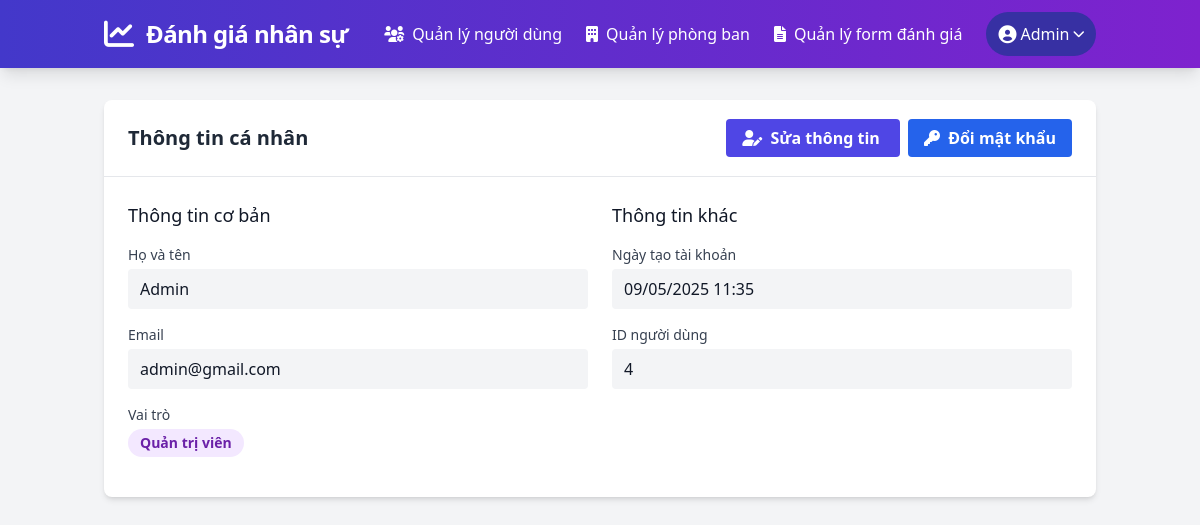
Page /profile (signed in) on the committed database.
### tables this page shows
CREATE TABLE `users` (
  `id` int NOT NULL,
  `name` varchar(100) NOT NULL,
  `email` varchar(100) NOT NULL,
  `password` varchar(255) NOT NULL,
  `role` enum('admin','nhan_vien','lanh_dao','giam_doc','pho_giam_doc') NOT NULL,
  `created_at` timestamp NULL DEFAULT CURRENT_TIMESTAMP
);

### app/controllers/ProfileController.php (called while the page is built, shortened)
<?php
class ProfileController extends \Core\Controller
{
    public function show()
    {
        $userId = Auth::user()['id'];
        $userModel = $this->model('User');
        $user = $userModel->getUserById($userId);
        $data = [
            'title' => 'Thông tin cá nhân',
            'user' => $user
        ];
        $this->view('profile/show', $data);
    }
}

### index.php (called while the page is built, shortened)
<?php
require_once 'core/Autoloader.php';
require_once 'config/config.php';
$app = new \Core\App();

### core/Autoloader.php (called while the page is built, shortened)
<?php
spl_autoload_register(function ($class) {
    $path = str_replace('\\', '/', $class);
    if (strpos($path, 'App/') === 0) {
        $path = substr($path, 4);
        $path = 'app/' . $path . '.php';
    } elseif (strpos($path, 'Core/') === 0) {
        $path = substr($path, 5);
        $path = 'core/' . $path . '.php';
        if (file_exists($path)) {
            return true;
        }
    }
    return false;
});

### config/config.php (called while the page is built, shortened)
<?php
$config = [
    'db_host' => 'localhost',
    'db_name' => 'job_danh_gia_nhan_su',
    'db_user' => 'root',
    'db_pass' => '',
    'site_name' => 'Đánh giá nhân sự',
    'base_url' => 'http://localhost/dgns/',
    'debug' => true
];

### core/Auth.php (called while the page is built, shortened)
<?php
class Auth
{
    public static function user()
    {
        return $_SESSION['user'] ?? null;
    }
}

### core/Model.php (called while the page is built, shortened)
<?php
class Model
{
    public function __construct()
    {
        global $config;
        try {
            $this->db = new \PDO(
                "mysql:host={$config['db_host']};dbname={$config['db_name']};charset=utf8",
                $config['db_user'],
                $config['db_pass'],
                [
                    \PDO::ATTR_ERRMODE => \PDO::ERRMODE_EXCEPTION,
                    \PDO::ATTR_DEFAULT_FETCH_MODE => \PDO::FETCH_ASSOC,
                    \PDO::ATTR_EMULATE_PREPARES => false
                ]
            );
        } catch (\PDOException $e) {
            die("Database connection failed: " . $e->getMessage());
        }
    }
}

### app/models/User.php (called while the page is built, shortened)
<?php
class User extends \Core\Model
{
    public function getUserById($id)
    {
        $stmt = $this->db->prepare("SELECT * FROM users WHERE id = :id");
        $stmt->execute(['id' => $id]);
        return $stmt->fetch();
    }
}

### app/views/profile/show.php (the view, shortened to what this page needs)
<div class="bg-white shadow-md rounded-lg overflow-hidden">
    <div class="flex justify-between items-center p-6 border-b">
        <h2 class="text-xl font-semibold text-gray-800">Thông tin cá nhân</h2>
        <div>
            <a href="<?= $GLOBALS['config']['base_url'] ?>profile/edit" class="bg-indigo-600 hover:bg-indigo-700 text-white font-bold py-2 px-4 rounded mr-2">
                <i class="fas fa-user-edit mr-1"></i> Sửa thông tin
            </a>
            <a href="<?= $GLOBALS['config']['base_url'] ?>profile/change-password" class="bg-blue-600 hover:bg-blue-700 text-white font-bold py-2 px-4 rounded">
                <i class="fas fa-key mr-1"></i> Đổi mật khẩu
            </a>
        </div>
    </div>
    <div class="p-6">
        <div class="grid grid-cols-1 md:grid-cols-2 gap-6">
            <div>
                <h3 class="text-lg font-medium text-gray-900 mb-4">Thông tin cơ bản</h3>
                <div class="mb-4">
                    <label class="block text-sm font-medium text-gray-700 mb-1">Họ và tên</label>
                    <p class="text-gray-900 py-2 px-3 bg-gray-100 rounded"><?= htmlspecialchars($user['name']) ?></p>
                </div>
                <div class="mb-4">
                    <label class="block text-sm font-medium text-gray-700 mb-1">Email</label>
                    <p class="text-gray-900 py-2 px-3 bg-gray-100 rounded"><?= htmlspecialchars($user['email']) ?></p>
                </div>
                <div class="mb-4">
                    <label class="block text-sm font-medium text-gray-700 mb-1">Vai trò</label>
                    <p class="inline-block px-3 py-1 text-sm font-semibold rounded-full
                        <?php
                        switch($user['role']) {
                            case 'admin':
                                echo 'bg-purple-100 text-purple-800';
                                break;
                        }
                        ?>">
                        <?php
                        switch($user['role']) {
                            case 'admin':
                                echo 'Quản trị viên';
                                break;
                        }
                        ?>
                    </p>
                </div>
            </div>
            <div>
                <h3 class="text-lg font-medium text-gray-900 mb-4">Thông tin khác</h3>
                <div class="mb-4">
                    <label class="block text-sm font-medium text-gray-700 mb-1">Ngày tạo tài khoản</label>
                    <p class="text-gray-900 py-2 px-3 bg-gray-100 rounded"><?= date('d/m/Y H:i', strtotime($user['created_at'])) ?></p>
                </div>
                <div class="mb-4">
                    <label class="block text-sm font-medium text-gray-700 mb-1">ID người dùng</label>
                    <p class="text-gray-900 py-2 px-3 bg-gray-100 rounded"><?= $user['id'] ?></p>
                </div>
            </div>
        </div>
    </div>
</div>

### rows in the picture
users: name "Admin", email "admin@gmail.com", created_at "09/05/2025 11:35", id "4"

### other values in the picture
$config['site_name'] "Đánh giá nhân sự"
$_SESSION['user']['name'] "Admin"
